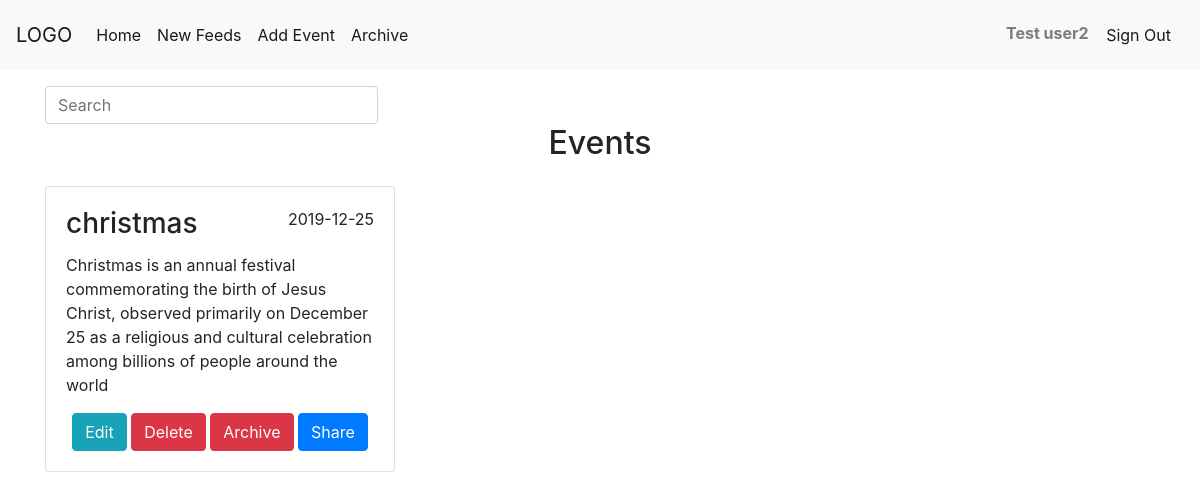
The app's page /index.php (signed in) with its own data.
### tables this page shows
CREATE TABLE `event` (
  `id` int(11) UNSIGNED NOT NULL,
  `event_name` varchar(100) NOT NULL,
  `date` varchar(100) NOT NULL,
  `description` varchar(1000) NOT NULL,
  `archive` enum('0','1') NOT NULL,
  `creator_id` int(11) NOT NULL
);

### index.php (the view, shortened to what this page needs)
<?php
include 'header.php';
if(isset($_SESSION['user'])){
include "config.php";
$id = $_SESSION['user']['userid'];
$sql = "SELECT * FROM event where archive = '0' AND creator_id = '$id'";
$result = $conn->query($sql);
?>
	<div class="container mt-3">
		<nav cla5ss="navbar mb-3">
  <form class="form-inline">
    <input class="form-control mr-sm-2" id="myInput" type="search" placeholder="Search" aria-label="Search" style="width: 30%;">
  </form>
</nav>
		<h2 style="text-align: center;">Events</h2>
		<div class="row" id="myUL">
		<?php
			if ($result->num_rows > 0) {
				while ($row = $result->fetch_assoc()) {
		?>
<div class="col-sm-4 mt-3" id="myLI">
<div class="card" id="mycard">
  <div class="card-body">
  	<span style="float: right;"><?php echo $row['date']; ?></span>
    <h3 class="card-title"><?php echo $row['event_name']; ?></h3>
    <p class="card-text"><?php echo $row['description']; ?></p>
    <center>
    <a class="btn btn-info" href="update.php?id=<?php echo $row['id']; ?>">Edit</a>
    <a class="btn btn-danger" href="delete.php?id=<?php echo $row['id']; ?>">Delete</a>
    <a class="btn btn-danger" href="archive.php?id=<?php echo $row['id']; ?>">Archive</a>
    <button type="button" class="btn btn-primary share" id="<?php echo $row['id']; ?>" data-toggle="modal" data-target="#myModal">
  Share
</button>
</center>
  </div>
</div>
</div>
		<?php		}
			}
		?>
	    </div>
	</div>
</body>
</html>
<?php
}
else{
header('location:login.php');
    exit();
}

### records on screen
event: date "2019-12-25", event_name "christmas", description "Christmas is an annual festival commemorating the birth of Jesus Christ, observed primarily on December 25 as a religious and cultural celebration among billions of people around the world"

### other values on screen
$_SESSION['user']['username'] "Test user2"
